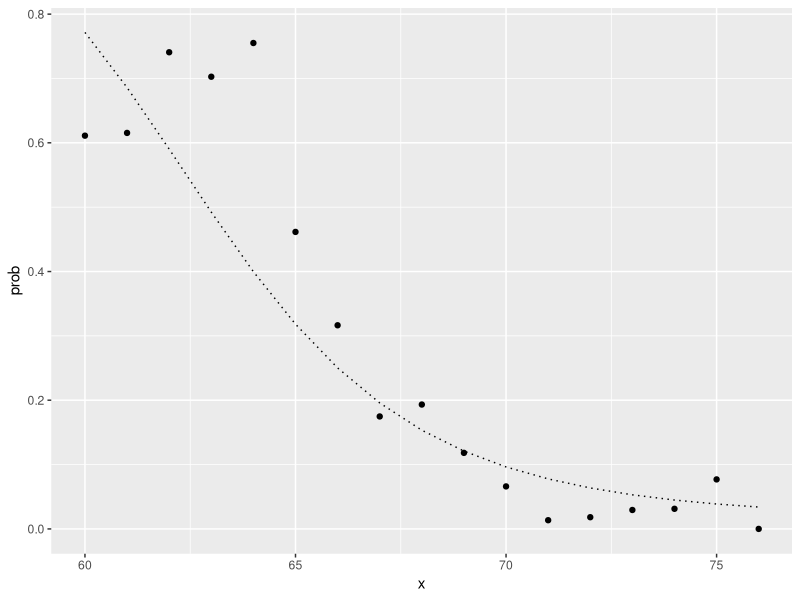
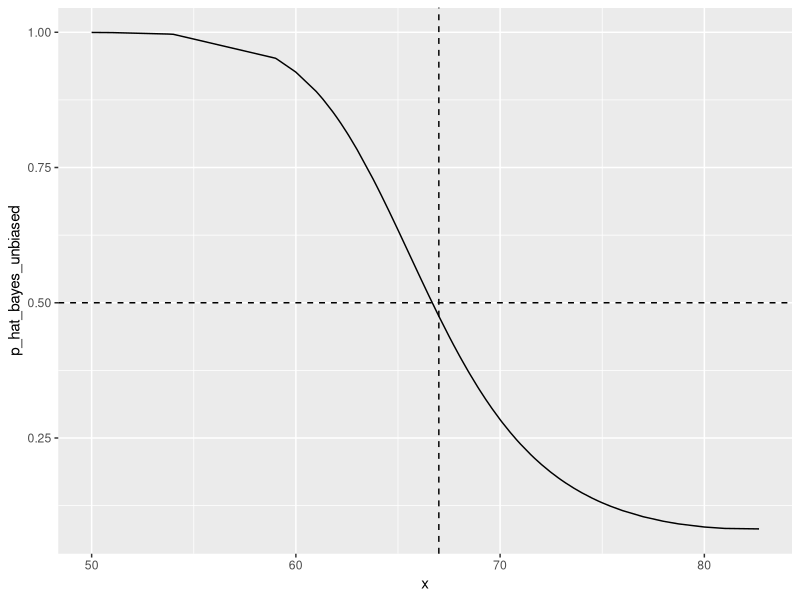
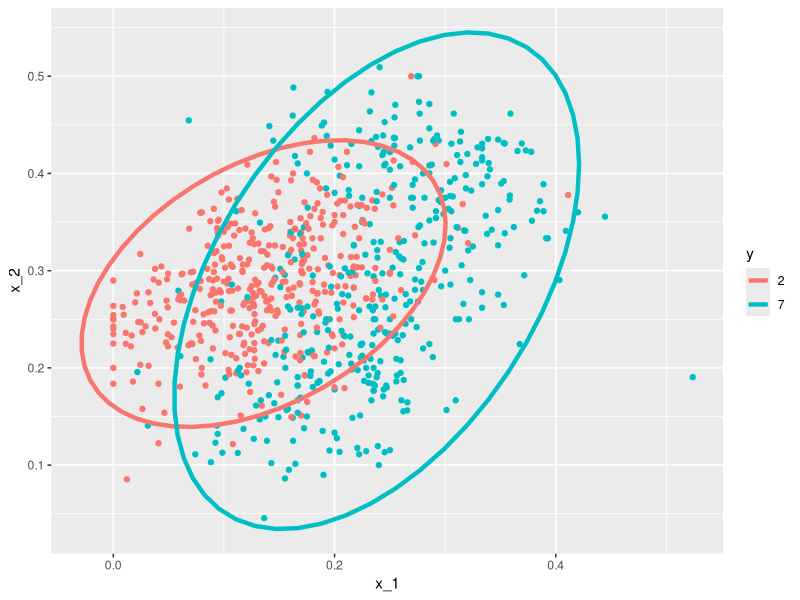
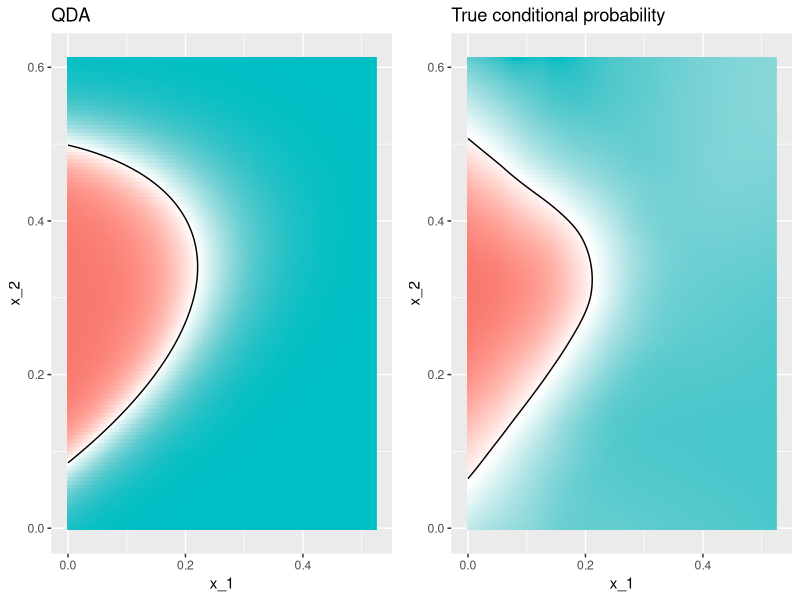
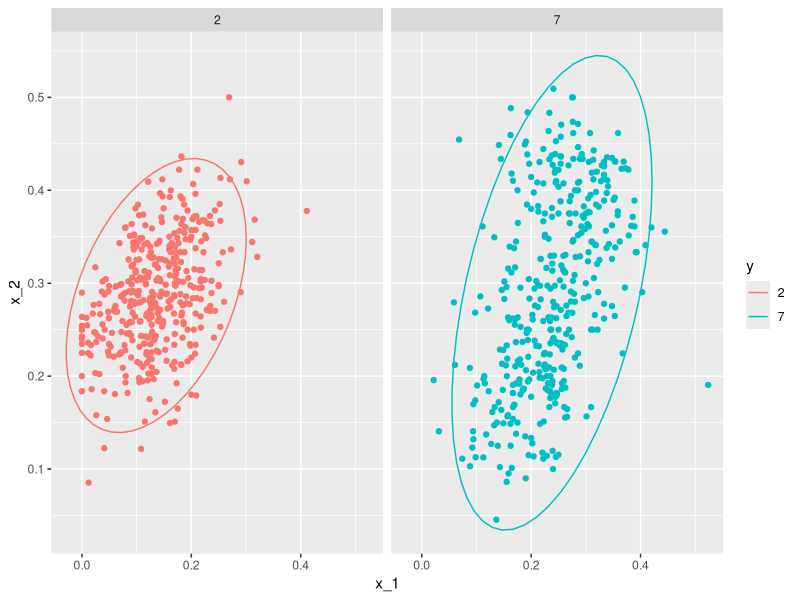
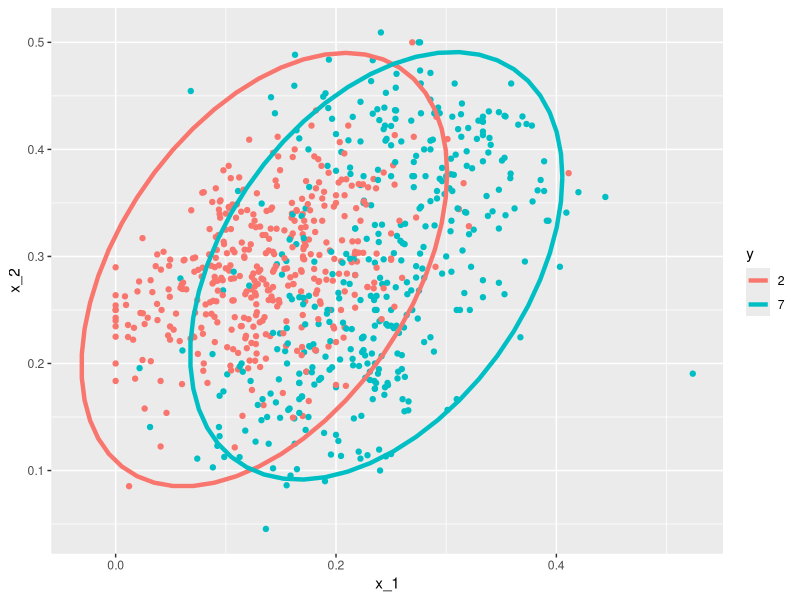
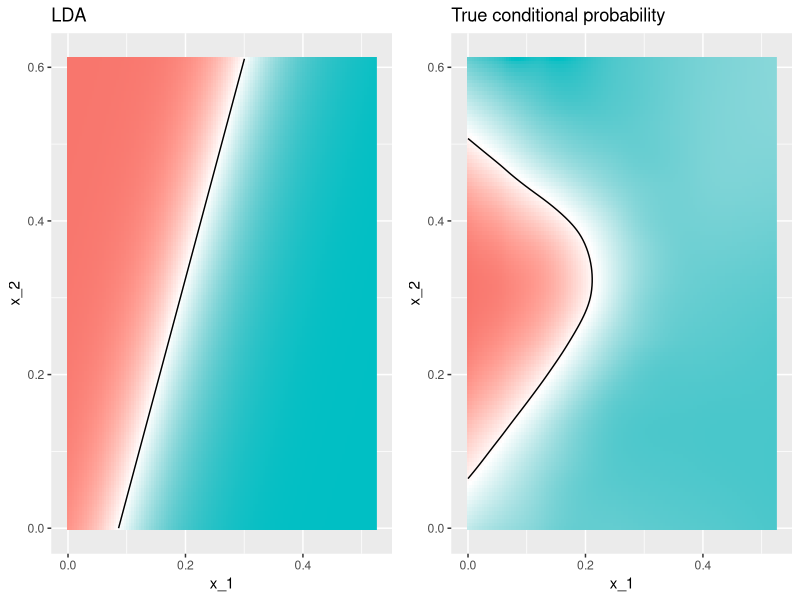

Recreate these plots in R, in order. (Note: this script raises an error after producing the figures.)
## ---- chunk 1
library(tidyverse)
library(caret)

library(dslabs)
data("heights")

y <- heights$height
set.seed(1995)
test_index <- createDataPartition(y, times = 1, p = 0.5, list = FALSE)
train_set <- heights %>% slice(-test_index)
test_set <- heights %>% slice(test_index)
## ---- chunk 2
params <- train_set %>%
group_by(sex) %>%
summarize(avg = mean(height), sd = sd(height))
params
## ---- chunk 3
pi <- train_set %>% summarize(pi=mean(sex=="Female")) %>% pull(pi)
pi
## ---- chunk 4
x <- test_set$height

f0 <- dnorm(x, params$avg[2], params$sd[2])
f1 <- dnorm(x, params$avg[1], params$sd[1])

p_hat_bayes <- f1*pi/ (f1*pi + f0*(1 - pi))
## ---- chunk 5
tmp <- heights %>%
mutate(x = round(height)) %>%
group_by(x) %>%
filter(n() >= 10) %>%
summarize(prob = mean(sex == "Female"))
naive_bayes_curve <- data.frame(x = seq(min(tmp$x), max(tmp$x))) %>%
mutate(p_hat = dnorm(x, params$avg[1], params$sd[1])*pi/
(dnorm(x, params$avg[1], params$sd[1])*pi +
dnorm(x, params$avg[2], params$sd[2])*(1-pi)))
tmp %>%
ggplot(aes(x, prob)) +
geom_point() +
geom_line(data = naive_bayes_curve,
mapping = aes(x, p_hat), lty = 3)
## ---- chunk 6
y_hat_bayes <- ifelse(p_hat_bayes > 0.5, "Female", "Male")
sensitivity(data = factor(y_hat_bayes), reference = factor(test_set$sex))
## ---- chunk 7
specificity(data = factor(y_hat_bayes), reference = factor(test_set$sex))
## ---- chunk 8
p_hat_bayes_unbiased <- f1 * 0.5/ (f1 * 0.5 + f0 * (1 - 0.5))
y_hat_bayes_unbiased <- ifelse(p_hat_bayes_unbiased> 0.5, "Female", "Male")
## ---- chunk 9
sensitivity(factor(y_hat_bayes_unbiased), factor(test_set$sex))
specificity(factor(y_hat_bayes_unbiased), factor(test_set$sex))
## ---- chunk 10
qplot(x, p_hat_bayes_unbiased, geom = "line") +
geom_hline(yintercept = 0.5, lty = 2) +
geom_vline(xintercept = 67, lty = 2)
## ---- chunk 11
data("mnist_27")
## ---- chunk 12
params <- mnist_27$train %>%
group_by(y) %>%
summarize(avg_1 = mean(x_1), avg_2 = mean(x_2),
sd_1= sd(x_1), sd_2 = sd(x_2),
r = cor(x_1, x_2))
params
## ---- chunk 13
mnist_27$train %>% mutate(y = factor(y)) %>%
ggplot(aes(x_1, x_2, fill = y, color=y)) +
geom_point(show.legend = FALSE) +
stat_ellipse(type="norm", lwd = 1.5)
## ---- chunk 14
library(caret)
train_qda <- train(y ~ ., method = "qda", data = mnist_27$train)
## ---- chunk 15
y_hat <- predict(train_qda, mnist_27$test)
confusionMatrix(y_hat, mnist_27$test$y)$overall["Accuracy"]
## ---- chunk 16
plot_cond_prob <- function(p_hat=NULL){
tmp <- mnist_27$true_p
if(!is.null(p_hat)){
tmp <- mutate(tmp, p=p_hat)
}
tmp %>% ggplot(aes(x_1, x_2, z=p, fill=p)) +
geom_raster(show.legend = FALSE) +
scale_fill_gradientn(colors=c("#F8766D","white","#00BFC4")) +
stat_contour(breaks=c(0.5),color="black")
}
## ---- chunk 17
library(gridExtra)
p1 <- plot_cond_prob() + ggtitle("True conditional probability")

p2 <- plot_cond_prob(predict(train_qda, newdata = mnist_27$true_p, type="prob")[,2]) +
ggtitle("QDA")

grid.arrange(p2, p1, nrow = 1)
## ---- chunk 18
mnist_27$train %>% mutate(y = factor(y)) %>%
ggplot(aes(x_1, x_2, fill = y, color=y)) +
geom_point(show.legend = FALSE) +
stat_ellipse(type="norm") +
facet_wrap(~y)
## ---- chunk 19
params <- mnist_27$train %>%
group_by(y) %>%
summarize(avg_1 = mean(x_1), avg_2 = mean(x_2),
sd_1= sd(x_1), sd_2 = sd(x_2),
r = cor(x_1,x_2))

params <- params %>% mutate(sd_1 = mean(sd_1), sd_2=mean(sd_2), r=mean(r))
params
## ---- chunk 20
tmp <- lapply(1:2, function(i){
with(params[i,], MASS::mvrnorm(1000, mu = c(avg_1, avg_2), Sigma = matrix(c(sd_1^2, sd_1*sd_2*r, sd_1*sd_2*r, sd_2^2), 2, 2))) %>%
as.data.frame() %>%
setNames(c("x_1", "x_2")) %>%
mutate(y = factor(c(2,7)[i]))
})
tmp <- do.call(rbind, tmp)
mnist_27$train %>% mutate(y = factor(y)) %>%
ggplot() +
geom_point(aes(x_1, x_2, color=y), show.legend = FALSE) +
stat_ellipse(aes(x_1, x_2, color = y), data = tmp, type="norm", lwd = 1.5)
## ---- chunk 21
train_lda <- train(y ~ ., method = "lda", data = mnist_27$train)
y_hat <- predict(train_lda, mnist_27$test)
confusionMatrix(y_hat, mnist_27$test$y)$overall["Accuracy"]
## ---- chunk 22
train_lda <- train(y ~ ., method = "lda", data = mnist_27$train)

p1 <- plot_cond_prob() + ggtitle("True conditional probability")

p2 <- plot_cond_prob(predict(train_lda, newdata = mnist_27$true_p, type="prob")[,2]) +
ggtitle("LDA")

grid.arrange(p2, p1, nrow=1)
## ---- chunk 23
if(!exists("mnist")) mnist <- read_mnist()
set.seed(3456)
index_127 <- sample(which(mnist$train$labels %in% c(1,2,7)), 2000)
y <- mnist$train$labels[index_127]
x <- mnist$train$images[index_127,]
index_train <- createDataPartition(y, p=0.8, list = FALSE)
## get the quadrants
row_column <- expand.grid(row=1:28, col=1:28)
upper_left_ind <- which(row_column$col <= 14 & row_column$row <= 14)
lower_right_ind <- which(row_column$col > 14 & row_column$row > 14)
## binarize the values. Above 200 is ink, below is no ink
x <- x > 200
## proportion of pixels in lower right quadrant
x <- cbind(rowSums(x[ ,upper_left_ind])/rowSums(x),
rowSums(x[ ,lower_right_ind])/rowSums(x))
##save data
train_set <- data.frame(y = factor(y[index_train]),
x_1 = x[index_train,1], x_2 = x[index_train,2])
test_set <- data.frame(y = factor(y[-index_train]),
x_1 = x[-index_train,1], x_2 = x[-index_train,2])
## ---- chunk 24
train_set %>% ggplot(aes(x_1, x_2, color=y)) + geom_point()
## ---- chunk 25
train_qda <- train(y ~ ., method = "qda", data = train_set)
## ---- chunk 26
predict(train_qda, test_set, type = "prob") %>% head()
## ---- chunk 27
predict(train_qda, test_set) %>% head()
## ---- chunk 28
confusionMatrix(predict(train_qda, test_set), test_set$y)$table
## ---- chunk 29
GS <- 150
new_x <- expand.grid(x_1 = seq(min(train_set$x_1), max(train_set$x_1), len=GS),
x_2 = seq(min(train_set$x_2), max(train_set$x_2), len=GS))
new_x %>% mutate(y_hat = predict(train_qda, new_x)) %>%
ggplot(aes(x_1, x_2, color = y_hat, z = as.numeric(y_hat))) +
geom_point(size = 0.5, pch = 16) +
stat_contour(breaks=c(1.5, 2.5),color="black") +
guides(colour = guide_legend(override.aes = list(size=2)))
## ---- chunk 30
train_lda <- train(y ~ ., method = "lda", data = train_set)
## ---- chunk 31
new_x %>% mutate(y_hat = predict(train_lda, new_x)) %>%
ggplot(aes(x_1, x_2, color = y_hat, z = as.numeric(y_hat))) +
geom_point(size = 0.5, pch = 16) +
stat_contour(breaks=c(1.5, 2.5),color="black") +
guides(colour = guide_legend(override.aes = list(size=2)))
## ---- chunk 32
train_knn <- train(y ~ ., method = "knn", data = train_set,
tuneGrid = data.frame(k = seq(15, 51, 2)))
## ---- chunk 33
new_x %>% mutate(y_hat = predict(train_knn, new_x)) %>%
ggplot(aes(x_1, x_2, color = y_hat, z = as.numeric(y_hat))) +
geom_point(size = 0.5, pch = 16) +
stat_contour(breaks=c(1.5, 2.5),color="black") +
guides(colour = guide_legend(override.aes = list(size=2)))
## ---- chunk 34
train_set %>% mutate(y = factor(y)) %>%
ggplot(aes(x_1, x_2, fill = y, color=y)) +
geom_point(show.legend = FALSE) +
stat_ellipse(type="norm")
